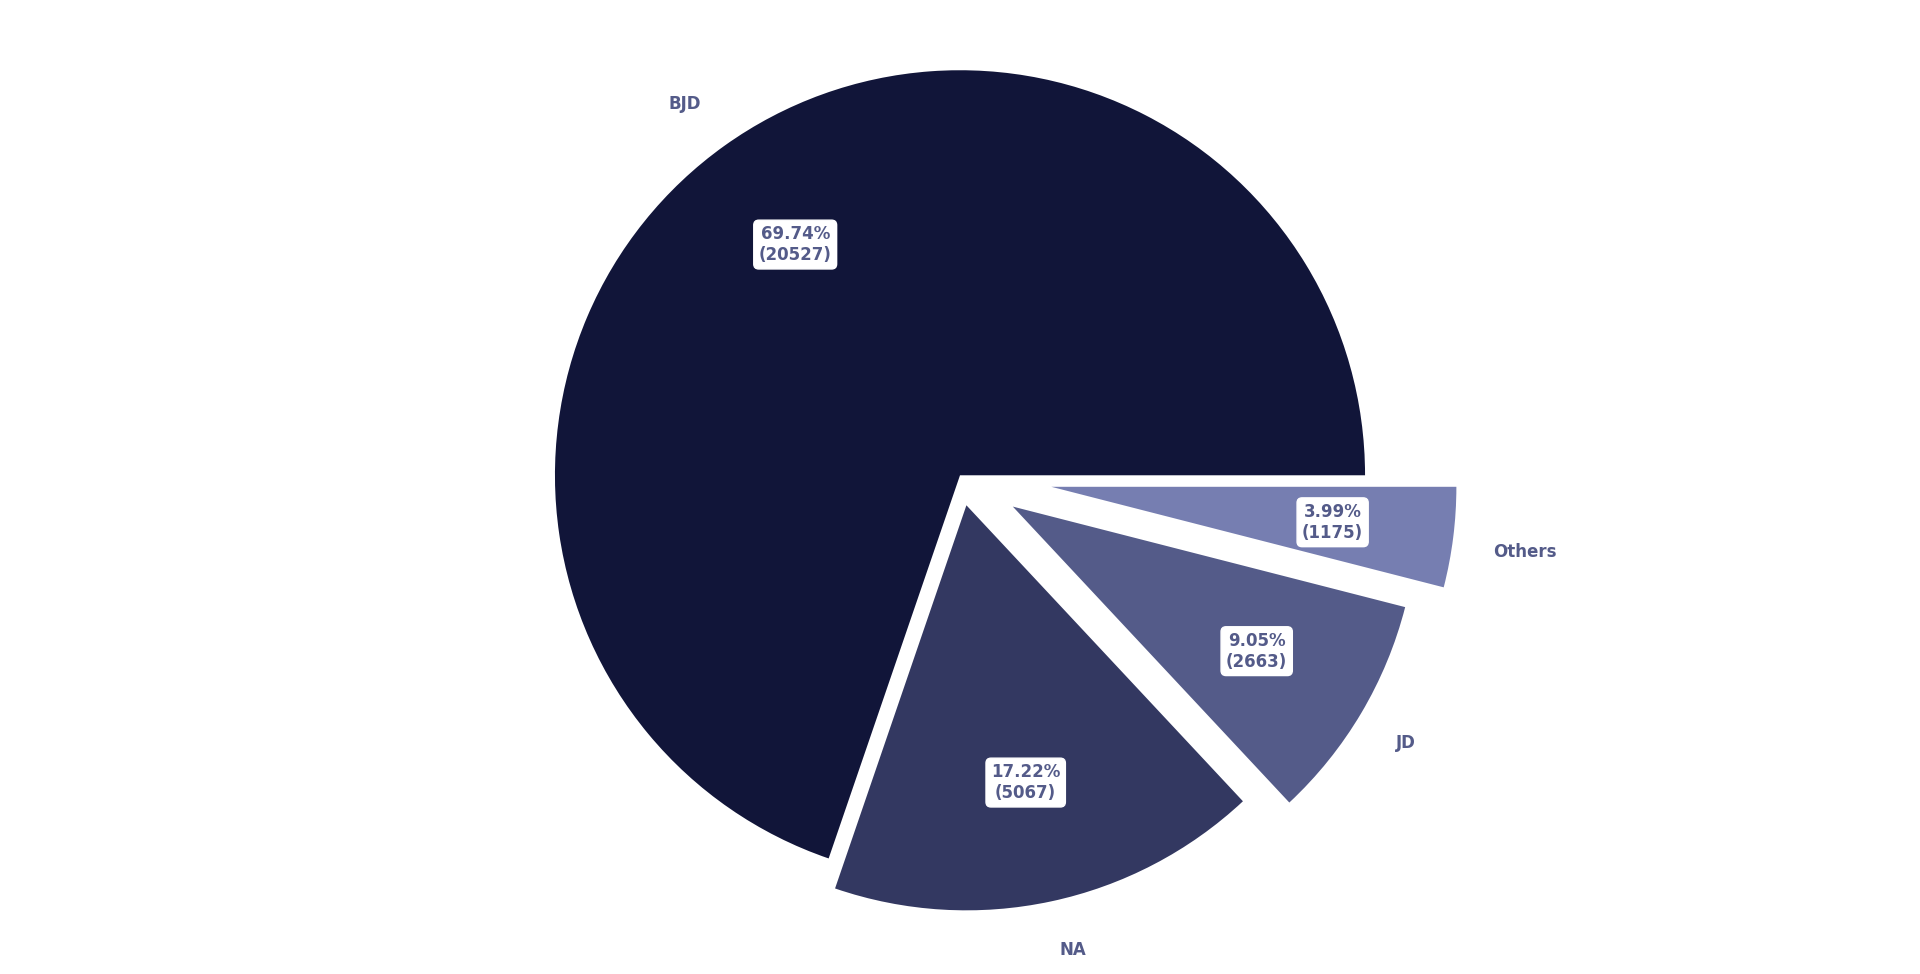

The script that drew this image:

# Paths:
path_data = "data/"

# Packages:
import numpy as np
import pandas as pd
import matplotlib.pyplot as plt
from matplotlib.colors import LinearSegmentedColormap, Normalize
from matplotlib.colorbar import ColorbarBase
import matplotlib.gridspec as gridspec

# Display options:
pd.set_option("display.width", 1200)
pd.set_option("display.max_columns", 300)
pd.set_option("display.max_rows", 300)

# Dataset:
df = pd.read_csv(path_data + "nasa_exoplanets.csv")
df_varnames = pd.read_csv(path_data + "nasa_exoplanets_var_names.csv")

# Variables:
cat_var = "pl_tsystemref"
cat_var_name = df_varnames.loc[(df_varnames["var"] == cat_var), ["var_name"]].values[0][0]

# Adapt the data:
df_plot = df.groupby(by = cat_var)[cat_var].agg("count")
levels = df_plot.index.tolist()
df_plot = pd.DataFrame({"level": levels,
                        "freq": df_plot.values.tolist()}).sort_values("freq",
                                                                      ascending = False)

# Deal with nan:
df_plot = df_plot.append(pd.DataFrame({"level": ["NA"],
                                       "freq": df[cat_var].isna().sum()})).sort_values("freq", ascending = False)
df_plot = df_plot.copy().reset_index(drop = True)

# Deal with small categories:
df_plot["freq_rel"] = [i/sum(df_plot["freq"])*100 for i in df_plot["freq"]]
df_plot["freq_rel_cum"] = df_plot["freq_rel"].cumsum()
max_cats_size = 97
df_plot1 = df_plot.loc[df_plot.loc[:, "freq_rel_cum"] < max_cats_size, ["level", "freq"]]
df_plot2 = pd.DataFrame(
    {
        "level": ["Others"],
        "freq": [df_plot.loc[df_plot.loc[:, "freq_rel_cum"] >= max_cats_size, "freq"].sum()]
    }
)
df_plot = pd.concat([df_plot1,
                     df_plot2]).reset_index()

# Plot:
n_levels = df_plot.shape[0]
cmap = LinearSegmentedColormap.from_list("my_palette", ["#111539", "#97A1D9"])
my_palette = [cmap(i/n_levels) for i in np.array(range(n_levels))]
fig, ax = plt.subplots(
    figsize = (20, 10),
    tight_layout = True
)
_ = ax.pie(
    labels = df_plot["level"],
    x = df_plot["freq"],
    colors = my_palette,
    explode = [i/df_plot.shape[0]/3 for i in range(df_plot.shape[0])],
    autopct = lambda p: "{:.2f}%\n({:.0f})".format(p, (p/100)*df_plot["freq"].sum()),
    labeldistance = 1.1,
    pctdistance = 0.7,
    radius = 1.1,
    rotatelabels = True,
    startangle = 0,
    textprops = {
        "color": my_palette[n_levels//2],
        "fontsize": "large",
        "fontweight": "bold",
        "rotation": 0,
        "bbox": {
            "boxstyle": "round",
            "facecolor": "white",
            "edgecolor": "white"
        }
    }
)
